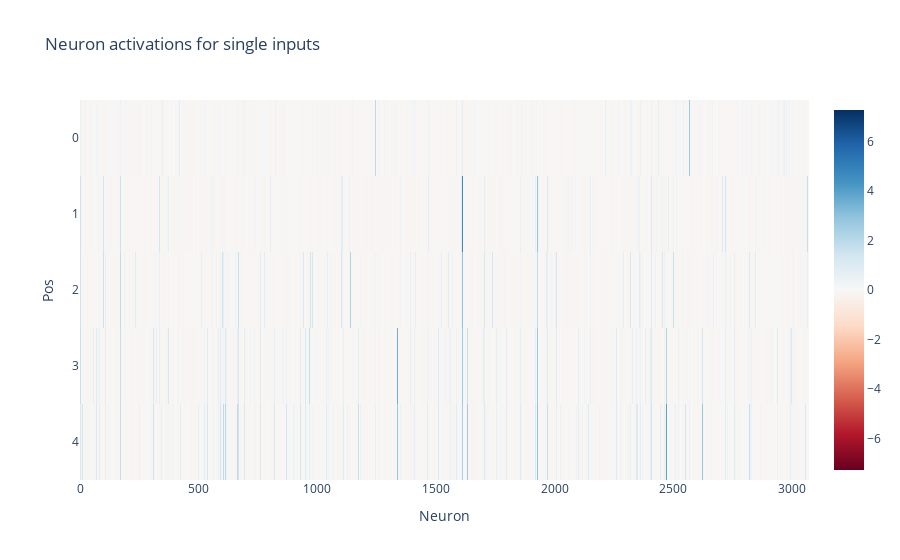

The notebook cell saved with this chart:
### Code cell
def imshow(tensor, renderer=None, xaxis="", yaxis="", **kwargs):
    px.imshow(utils.to_numpy(tensor), color_continuous_midpoint=0.0, color_continuous_scale="RdBu", labels={"x":xaxis, "y":yaxis}, **kwargs).show(renderer)
    
imshow(rlhf_cache["post", 11][0], yaxis="Pos", xaxis="Neuron", title="Neuron activations for single inputs", aspect="auto")

### Figure 1 — Plotly figure (JSON) as saved in the notebook; plotly's stock layout.template omitted (floating-point values rounded to 4 significant figures; data arrays with more than 128 entries replaced by an {"elided": "..."} marker saying what was removed)
{"data": [{"coloraxis": "coloraxis", "hovertemplate": "Neuron: %{x}<br>Pos: %{y}<br>color: %{z}<extra></extra>", "name": "0", "type": "heatmap", "xaxis": "x", "yaxis": "y", "z": {"elided": "5x3072 float values"}}], "layout": {"coloraxis": {"cmid": 0, "colorscale": [[0, "rgb(103,0,31)"], [0.1, "rgb(178,24,43)"], [0.2, "rgb(214,96,77)"], [0.3, "rgb(244,165,130)"], [0.4, "rgb(253,219,199)"], [0.5, "rgb(247,247,247)"], [0.6, "rgb(209,229,240)"], [0.7, "rgb(146,197,222)"], [0.8, "rgb(67,147,195)"], [0.9, "rgb(33,102,172)"], [1, "rgb(5,48,97)"]]}, "title": {"text": "Neuron activations for single inputs"}, "xaxis": {"anchor": "y", "domain": [0, 1], "title": {"text": "Neuron"}}, "yaxis": {"anchor": "x", "autorange": "reversed", "domain": [0, 1], "title": {"text": "Pos"}}}}
